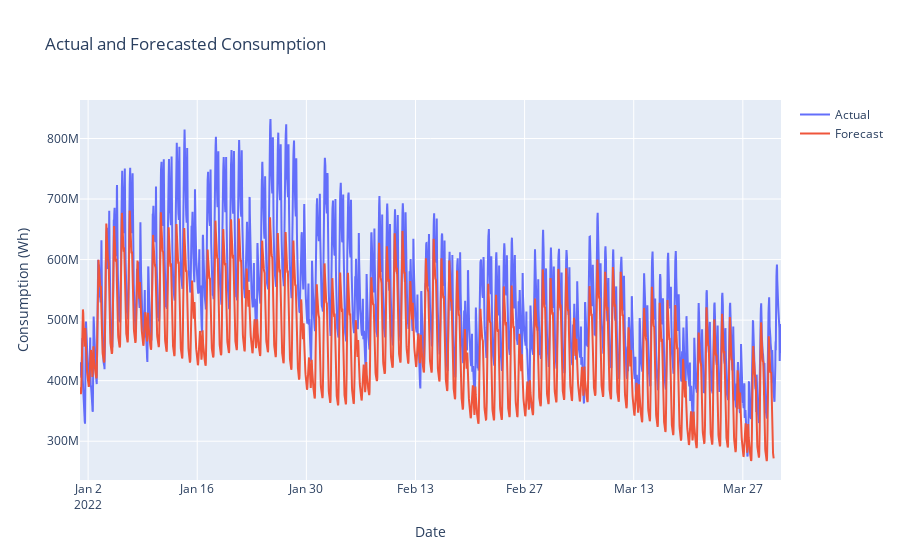

The cell this chart's notebook holds for it:
### Code cell
# plot fcst_df and prod_df on the same plotly figure
fig = go.Figure()
fig.add_trace(go.Scatter(x=cons_df.index, y=cons_df['Total énergie soutirée (Wh)'], name='Actual'))
fig.add_trace(go.Scatter(x=fcst_df.index, y=fcst_df['Total énergie soutirée (Wh)'], name='Forecast'))
fig.update_layout(
    title='Actual and Forecasted Consumption',
    xaxis_title='Date',
    yaxis_title='Consumption (Wh)'
)

### Figure 1 — Plotly figure (JSON) as saved in the notebook; plotly's stock layout.template omitted (floating-point values rounded to 4 significant figures; data arrays with more than 128 entries replaced by an {"elided": "..."} marker saying what was removed)
{"data": [{"name": "Actual", "x": {"elided": "4318 str values"}, "y": {"elided": "4318 float values"}, "type": "scatter"}, {"name": "Forecast", "x": {"elided": "4273 str values"}, "y": {"elided": "4273 float values"}, "type": "scatter"}], "layout": {"title": {"text": "Actual and Forecasted Consumption"}, "xaxis": {"title": {"text": "Date"}}, "yaxis": {"title": {"text": "Consumption (Wh)"}}}}
